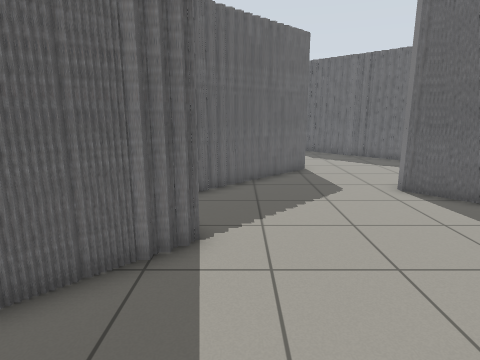
[1] (above)

17 first-person views from a walk through a Gazebo world. The camera is 1.2 m above the floor, tilts 12° down and sees 75° across. The floor is counted in squares, 0.5 m on a side. Each view is taken from the middle of a square. On the plan, view 1 faces up. The plan holds only what a view shows up to about 19 squares ahead; the rest is blank.

[2]
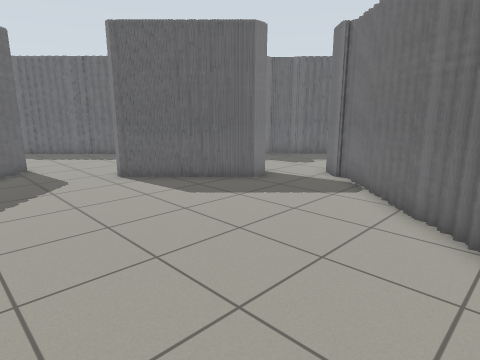

[3]
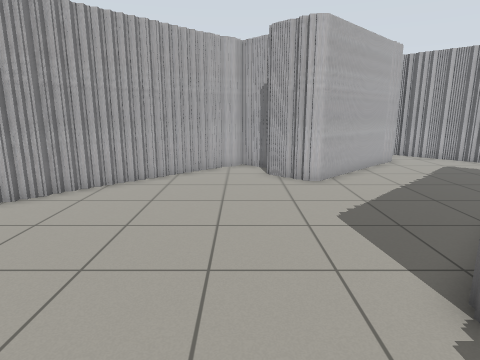

[4]
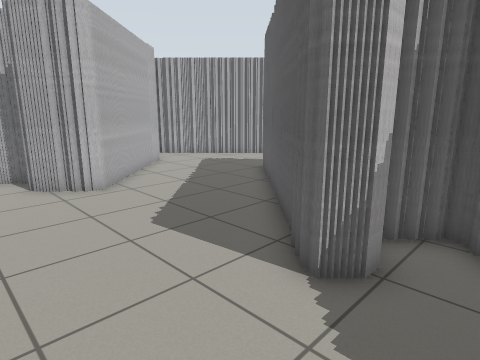

[5]
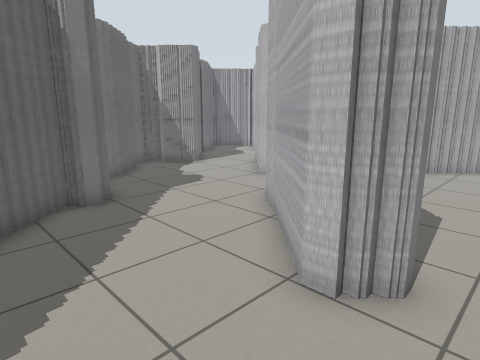

[6]
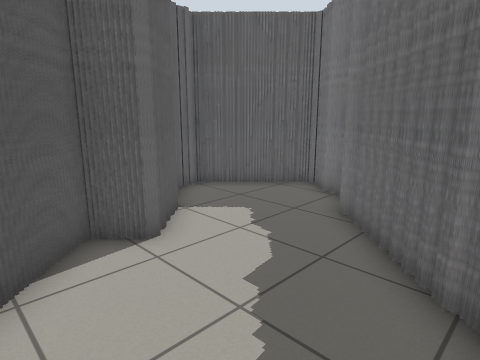

[7]
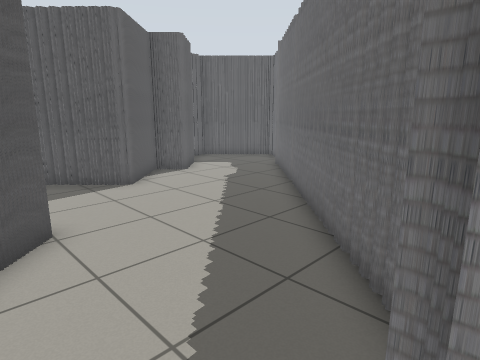

[8]
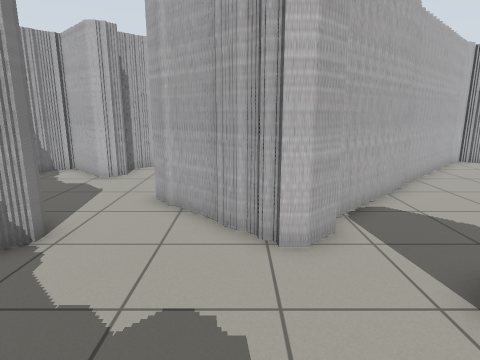

[9]
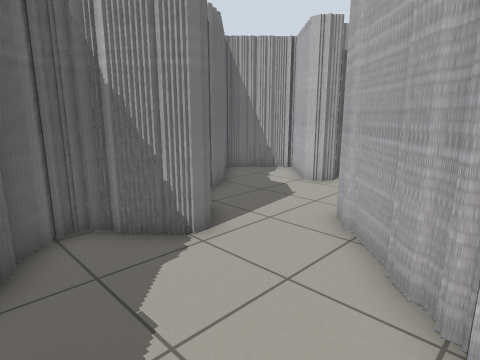

[10]
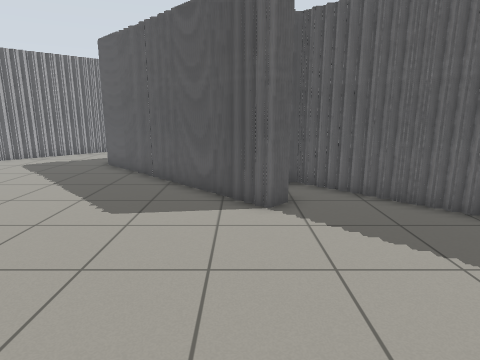

[11]
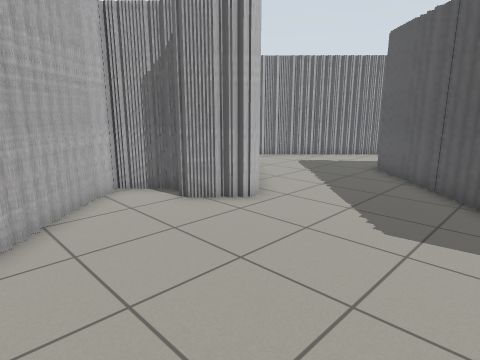

[12]
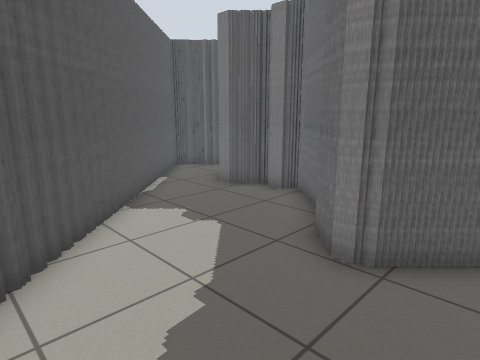

[13]
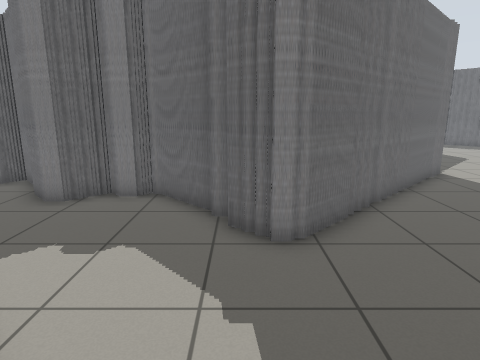

[14]
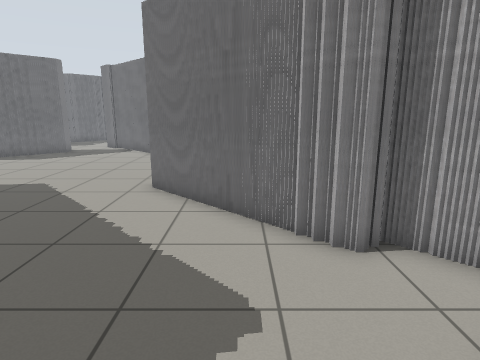

[15]
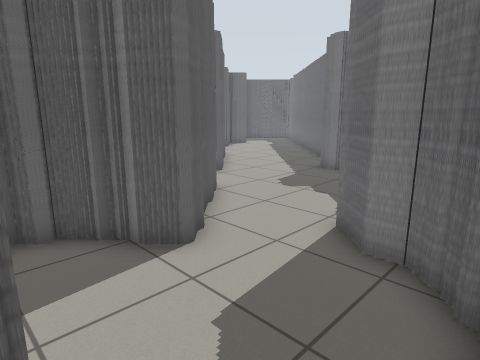

[16]
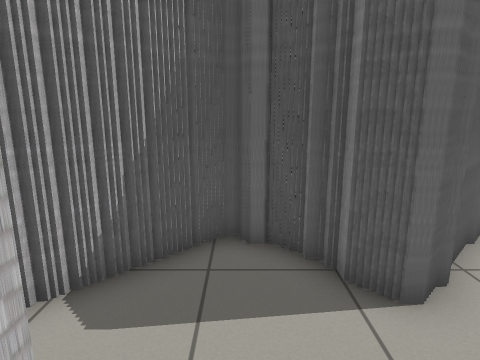

[17]
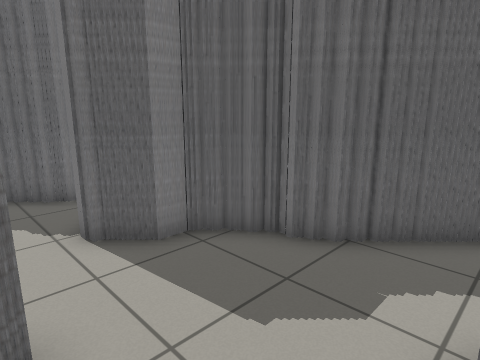

### Floor plan
Key: @ floor where view 1 was taken; # wall or solid block; . floor.
Columns run from 19 left of view 1 to 22 right of it. Each row starts with its distance up from view 1.
 24                    ###
 23                   ##.##
 22                  ##...##
 21                  #.....##
 20                  #......##
 19                  ##......##
 18                   ###.....##
 17                     #......##
 16                     #.......##
 15                     ##.......##
 14                      #........##
 13                     ##.........##
 12                    ##...........#
 11                   ##............###
 10                  ##......##.......##
  9                 ##.......###.......##
  8                ##.........###.......##
  7                #...........##........##
  6                ####.........#.........#
  5                 ##...................##
  4  ###           ##.............###...##
  3 ##..          ##..............####...###
  2 #...######   ##..............##  ##....#
  1 ##.......## ##..............##   ##....##
  0  ##.......###......@.......##   ##......##
 -1   ###.....##..............##    #........#
 -2     #....................##     ##...#...#
 -3     ##...........###....##       ##..##.##
 -4      ##.........## #...##         #######
 -5       ##.......##  ##.##
 -6        ##.....##    ###
 -7         ##....#
 -8          ###..#
 -9            ####

Where each view was taken, in squares from view 1:
view 1: 0 up, 0 right, facing up
view 2: 2 down, 0 right, facing up-right
view 3: 9 up, 2 right, facing down
view 4: 8 up, 3 right, facing down-left
view 5: 14 up, 4 right, facing down-right
view 6: 14 up, 7 right, facing up-left
view 7: 9 up, 13 right, facing up-left
view 8: 10 up, 13 right, facing down
view 9: 8 up, 12 right, facing down-right
view 10: 5 up, 7 right, facing left
view 11: 4 up, 6 right, facing down-left
view 12: 6 down, 6 left, facing up-left
view 13: 7 down, 9 left, facing up
view 14: 5 down, 11 left, facing right
view 15: 2 down, 20 right, facing up-left
view 16: 1 down, 19 right, facing left
view 17: 2 down, 15 right, facing up-right
